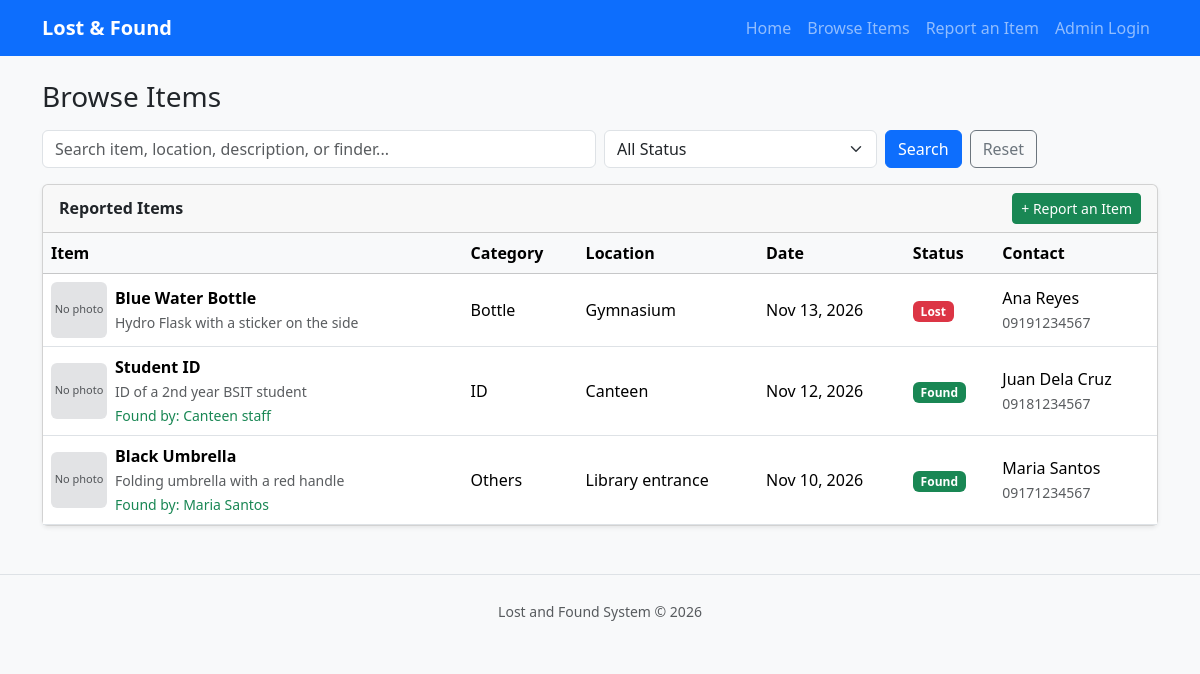
The page /items.php on the database its author committed.
### tables this page shows
CREATE TABLE IF NOT EXISTS items (
    id             INT(11) NOT NULL AUTO_INCREMENT,        
    item_name      VARCHAR(100) NOT NULL,                  
    category       VARCHAR(50)  NOT NULL,                  
    description    TEXT NULL,                              
    location       VARCHAR(150) NOT NULL,                  
    date_reported  DATE NOT NULL,                          
    status         ENUM('Lost','Found','Claimed') NOT NULL DEFAULT 'Lost',
    contact_name   VARCHAR(100) NOT NULL,                  
    contact_number VARCHAR(20)  NOT NULL,
    found_by       VARCHAR(100) NULL,                      
    photo          VARCHAR(255) NULL,                      
    created_at     TIMESTAMP NOT NULL DEFAULT CURRENT_TIMESTAMP,
    PRIMARY KEY (id)
);

### items.php (the view, shortened to what this page needs)
<?php
include "db_connect.php";
include "header.php";
$search = trim($_GET['search'] ?? '');
$sql    = "SELECT * FROM items WHERE 1=1";
$sql .= " ORDER BY date_reported DESC, id DESC";
$stmt = mysqli_prepare($conn, $sql);
mysqli_stmt_execute($stmt);
$result = mysqli_stmt_get_result($stmt);
$badge = ['Lost' => 'danger', 'Found' => 'success', 'Claimed' => 'secondary'];
?>
<h3 class="mb-3">Browse Items</h3>
<form method="GET" class="row g-2 mb-3">
    <div class="col-md-6">
        <input type="text" name="search" class="form-control"
               placeholder="Search item, location, description, or finder..."
               value="<?php echo htmlspecialchars($search); ?>">
    </div>
    <div class="col-md-3">
        <select name="status" class="form-select">
            <option value="">All Status</option>
        </select>
    </div>
    <div class="col-md-3 d-grid d-md-flex gap-2">
        <button type="submit" class="btn btn-primary">Search</button>
        <a href="items.php" class="btn btn-outline-secondary">Reset</a>
    </div>
</form>
<div class="card shadow-sm">
    <div class="card-header d-flex justify-content-between align-items-center">
        <strong>Reported Items</strong>
        <a href="add.php" class="btn btn-success btn-sm">+ Report an Item</a>
    </div>
    <div class="table-responsive">
        <table class="table table-hover align-middle mb-0">
            <thead class="table-light">
                <tr>
                    <th>Item</th>
                    <th>Category</th>
                    <th>Location</th>
                    <th>Date</th>
                    <th>Status</th>
                    <th>Contact</th>
                </tr>
            </thead>
            <tbody>
            <?php if (mysqli_num_rows($result) > 0): ?>
                <?php while ($row = mysqli_fetch_assoc($result)): ?>
                    <tr>
                        <td>
                            <div class="d-flex align-items-center gap-2">
                                <?php if (!empty($row['photo'])): ?>
                                    <a href="uploads/<?php echo htmlspecialchars($row['photo']); ?>" target="_blank">
                                        <img src="uploads/<?php echo htmlspecialchars($row['photo']); ?>"
                                             alt="Item photo" class="rounded"
                                             style="width:56px;height:56px;object-fit:cover;">
                                    </a>
                                <?php else: ?>
                                    <div class="rounded bg-secondary-subtle text-muted d-flex align-items-center justify-content-center"
                                         style="width:56px;height:56px;font-size:11px;">No photo</div>
                                <?php endif; ?>
                                <div>
                                    <strong><?php echo htmlspecialchars($row['item_name']); ?></strong><br>
                                    <small class="text-muted"><?php echo htmlspecialchars($row['description'] ?? ''); ?></small>
                                    <?php if (!empty($row['found_by'])): ?>
                                        <br><small class="text-success">Found by: <?php echo htmlspecialchars($row['found_by']); ?></small>
                                    <?php endif; ?>
                                </div>
                            </div>
                        </td>
                        <td><?php echo htmlspecialchars($row['category']); ?></td>
                        <td><?php echo htmlspecialchars($row['location']); ?></td>
                        <td><?php echo date("M d, Y", strtotime($row['date_reported'])); ?></td>
                        <td>
                            <span class="badge bg-<?php echo $badge[$row['status']]; ?>">
                                <?php echo $row['status']; ?>
                            </span>
                        </td>
                        <td>
                            <?php echo htmlspecialchars($row['contact_name']); ?><br>
                            <small class="text-muted"><?php echo htmlspecialchars($row['contact_number']); ?></small>
                        </td>
                    </tr>
                <?php endwhile; ?>
            <?php else: ?>
                <tr>
                    <td colspan="6" class="text-center text-muted py-4">No items found.</td>
                </tr>
            <?php endif; ?>
            </tbody>
        </table>
    </div>
</div>
<?php include "footer.php"; ?>

### rows shown on the page
items: shows "No photo", item_name "Blue Water Bottle", description "Hydro Flask with a sticker on the side", category "Bottle", location "Gymnasium", date_reported "Nov 13, 2026", status "Lost", contact_name "Ana Reyes", contact_number "09191234567"
items: shows "No photo", item_name "Student ID", description "ID of a 2nd year BSIT student", found_by "Canteen staff", category "ID", location "Canteen", date_reported "Nov 12, 2026", status "Found", contact_name "Juan Dela Cruz", contact_number "09181234567"
items: shows "No photo", item_name "Black Umbrella", description "Folding umbrella with a red handle", found_by "Maria Santos", category "Others", location "Library entrance", date_reported "Nov 10, 2026", status "Found", contact_name "Maria Santos", contact_number "09171234567"
